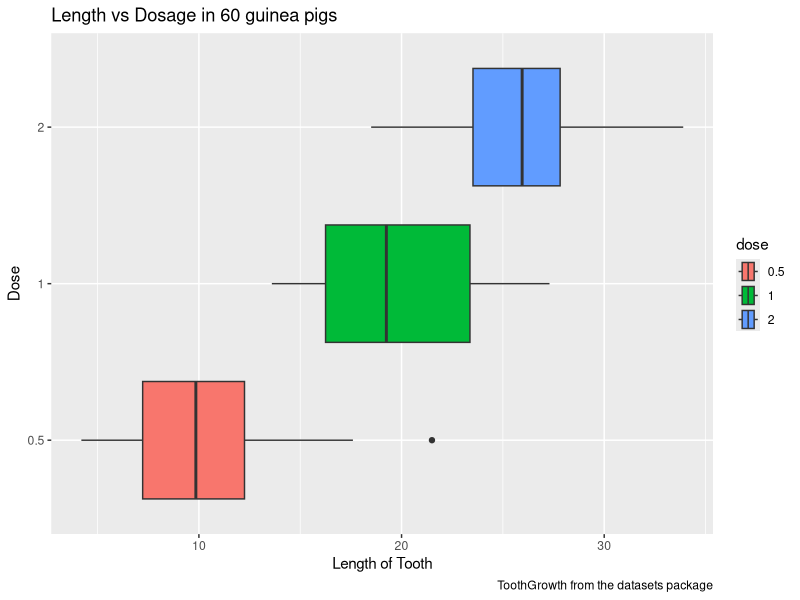

Generate this figure with R:
## ---- chunk 1
#| echo: false
#| message: false
#| warning: false

library(tidyverse)
library(palmerpenguins)
## ---- chunk 2
#| echo: false
#| message: false
#| warning: false

library(tidyverse)

ToothGrowth |> 
  mutate(dose = factor(dose)) |>
  ggplot(
    aes(x = len, y = dose, fill = dose)
  ) + 
  geom_boxplot() + 
  labs(title = "Length vs Dosage in 60 guinea pigs",
       x = "Length of Tooth",
       y = "Dose",
       caption = "ToothGrowth from the datasets package")
  
